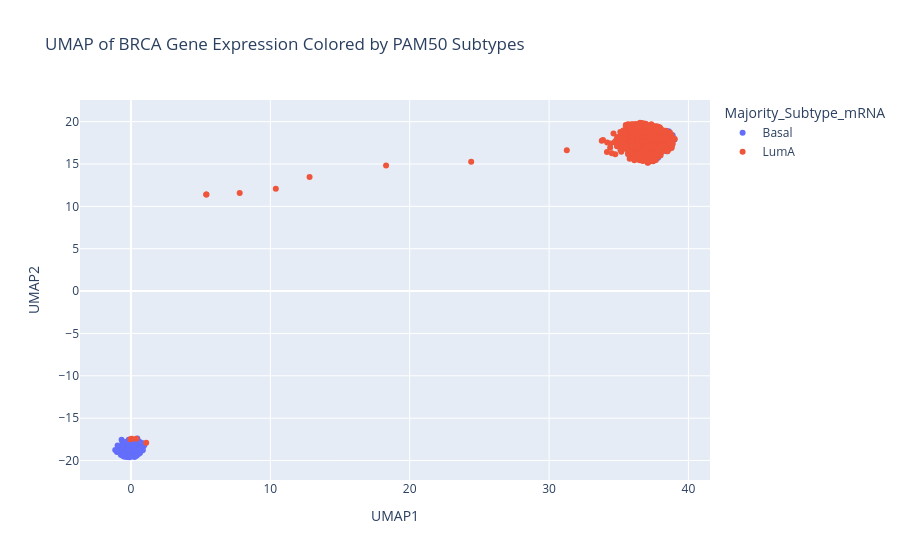

Notebook code cell kept with this figure:
### Code cell
# Preprocess data
selected_data = brca_extended_pam50_df.drop(columns=['Patient_ID', 'Majority_Subtype_mRNA'])
scaled_X = sc.pp.scale(selected_data.values)  # z-score each gene

# UMAP with same parameters
reducer = umap.UMAP(random_state=42, n_neighbors=30, min_dist=0.2)
embedding = reducer.fit_transform(scaled_X)

# Create a dataframe with the UMAP coordinates
umap_df = pd.DataFrame({'UMAP1': embedding[:, 0], 'UMAP2': embedding[:, 1], 
                        'Majority_Subtype_mRNA': brca_extended_pam50_df['Majority_Subtype_mRNA']})

# Plot using plotly
fig = px.scatter(umap_df, x='UMAP1', y='UMAP2', color='Majority_Subtype_mRNA',
                 title='UMAP of BRCA Gene Expression Colored by PAM50 Subtypes')
fig.show()

### Figure 1 — Plotly figure (JSON) as saved in the notebook; plotly's stock layout.template omitted (floating-point values rounded to 4 significant figures; data arrays with more than 128 entries replaced by an {"elided": "..."} marker saying what was removed)
{"data": [{"hovertemplate": "Majority_Subtype_mRNA=Basal<br>UMAP1=%{x}<br>UMAP2=%{y}<extra></extra>", "legendgroup": "Basal", "marker": {"color": "#636efa", "symbol": "circle"}, "mode": "markers", "name": "Basal", "orientation": "v", "showlegend": true, "type": "scatter", "x": {"elided": "175 float values"}, "xaxis": "x", "y": {"elided": "175 float values"}, "yaxis": "y"}, {"hovertemplate": "Majority_Subtype_mRNA=LumA<br>UMAP1=%{x}<br>UMAP2=%{y}<extra></extra>", "legendgroup": "LumA", "marker": {"color": "#EF553B", "symbol": "circle"}, "mode": "markers", "name": "LumA", "orientation": "v", "showlegend": true, "type": "scatter", "x": {"elided": "514 float values"}, "xaxis": "x", "y": {"elided": "514 float values"}, "yaxis": "y"}], "layout": {"legend": {"title": {"text": "Majority_Subtype_mRNA"}, "tracegroupgap": 0}, "title": {"text": "UMAP of BRCA Gene Expression Colored by PAM50 Subtypes"}, "xaxis": {"anchor": "y", "domain": [0, 1], "title": {"text": "UMAP1"}}, "yaxis": {"anchor": "x", "domain": [0, 1], "title": {"text": "UMAP2"}}}}
